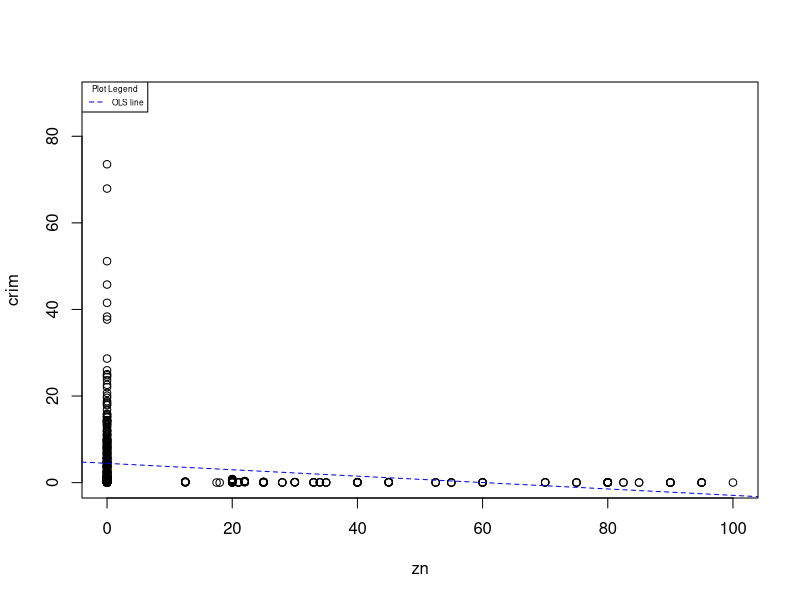
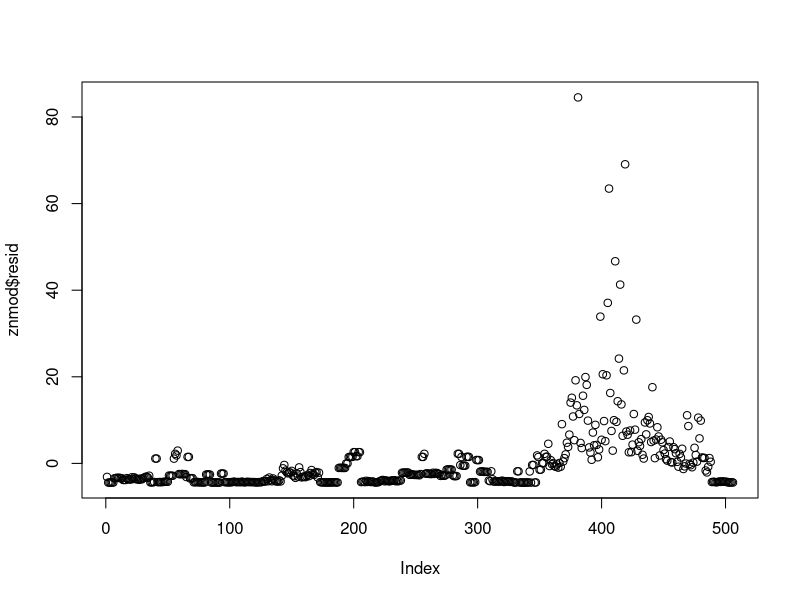
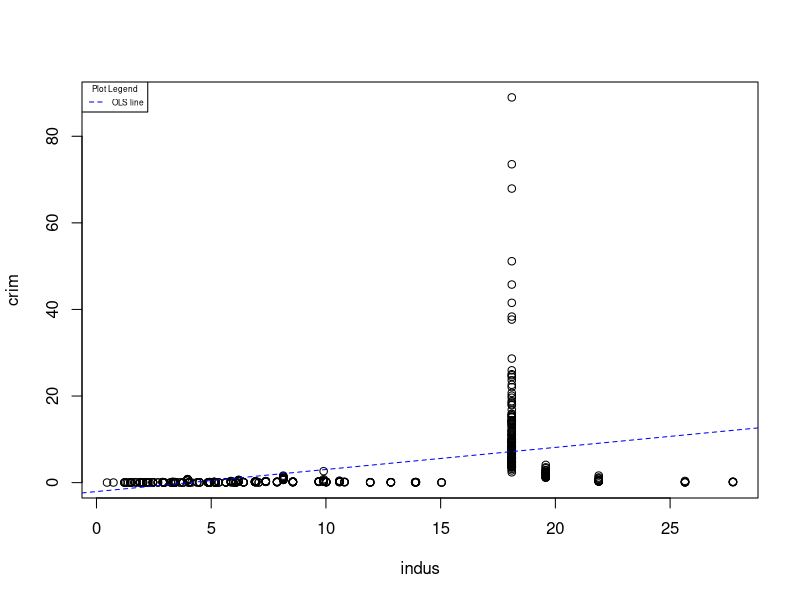
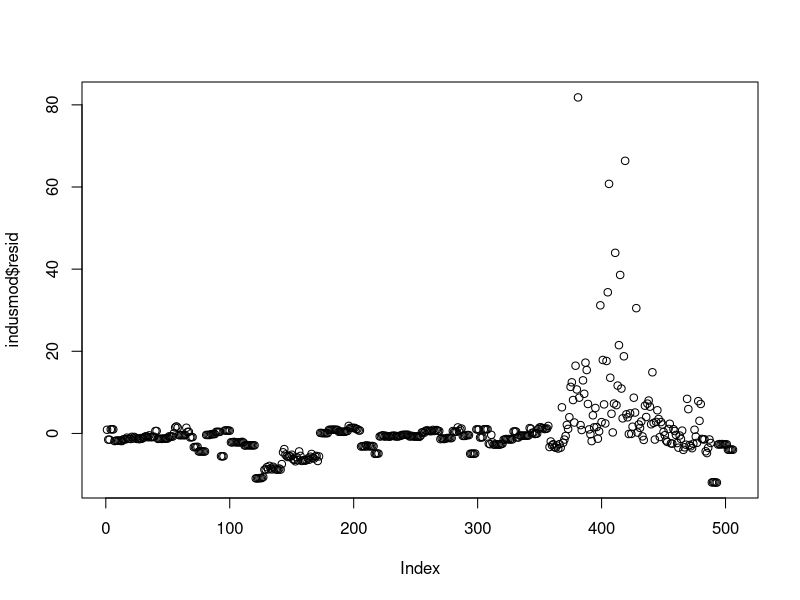
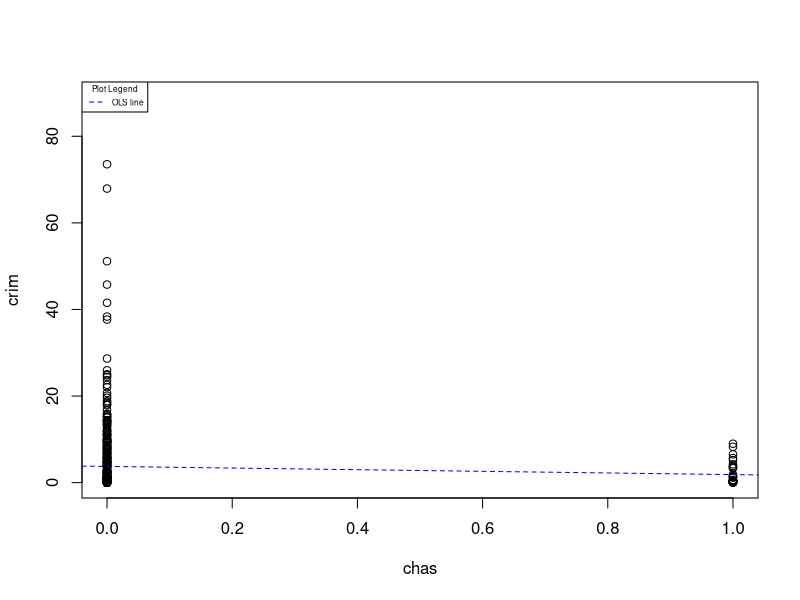
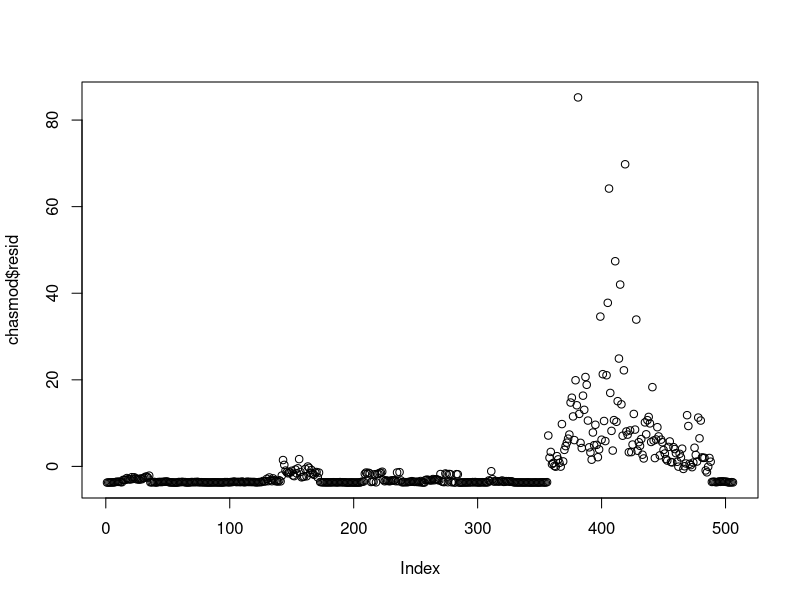
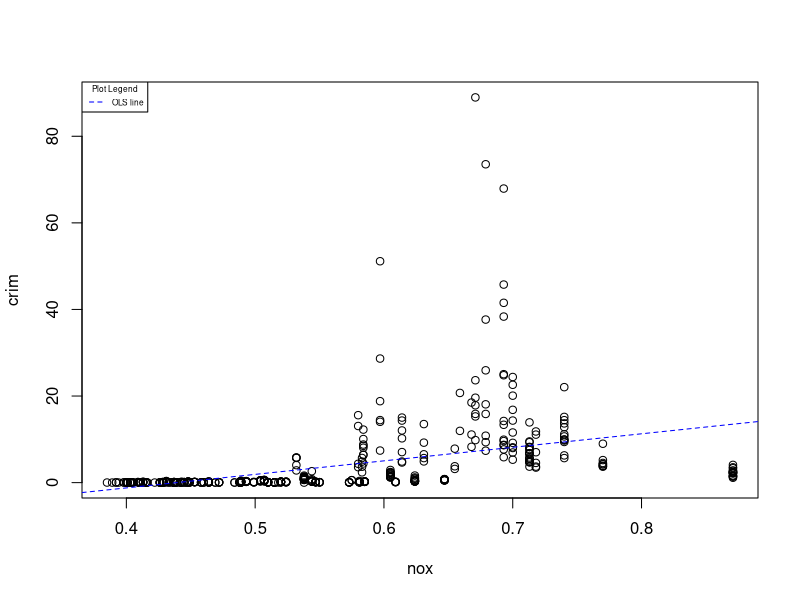
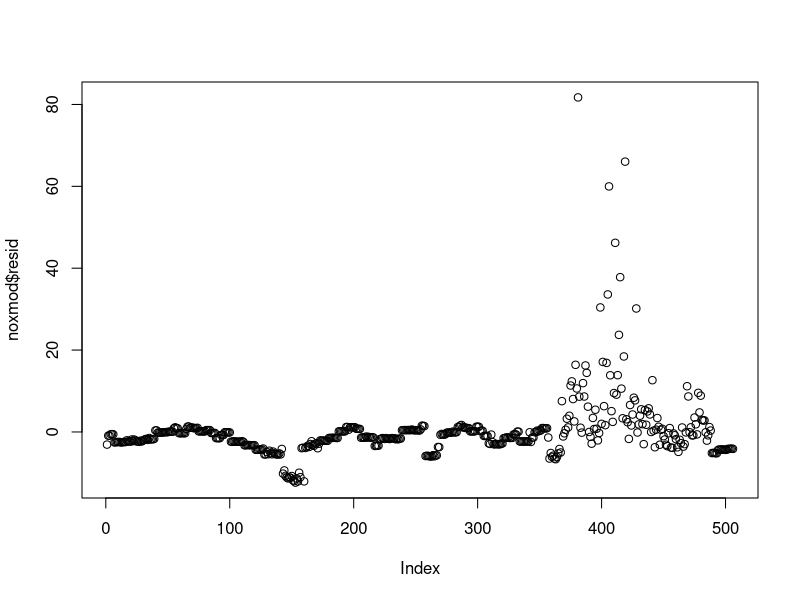

Write the R code that produced these figures, in order. (Note: this script raises an error after producing the figures.)
library(MASS)
par(mfrow=c(1,2))
summary(Boston) ; attach(Boston) 
# Univariate models
znmod <- lm(crim~zn,data=Boston)
summary(znmod) ; anova(znmod) # Significant
png('~/Dropbox/Academic notes/5 A/STAT 444/Assignments/A2/plot1.png')
plot(y=crim,x=zn) 

abline(znmod,col="blue",lty=2)
legend("topleft",title="Plot Legend",
       legend=c("OLS line"),
       lty=c(2),
       col=c("blue"),
       cex=0.5) ; dev.off() 
png('~/Dropbox/Academic notes/5 A/STAT 444/Assignments/A2/plot2.png')
plot(znmod$resid)   
dev.off()

indusmod <- lm(crim~indus,data=Boston)
summary(indusmod) ; anova(indusmod) #significant
png('~/Dropbox/Academic notes/5 A/STAT 444/Assignments/A2/plot3.png')
plot(y=crim,x=indus) 
abline(indusmod,col="blue",lty=2)
legend("topleft",title="Plot Legend",
       legend=c("OLS line"),
       lty=c(2),
       col=c("blue"),
       cex=0.5) ; dev.off() 
png('~/Dropbox/Academic notes/5 A/STAT 444/Assignments/A2/plot4.png')
plot(indusmod$resid)
dev.off()

chasmod <- lm(crim~chas,data=Boston)
summary(chasmod) ; anova(chasmod) # Insignificant
png('~/Dropbox/Academic notes/5 A/STAT 444/Assignments/A2/plot5.png')
plot(y=crim,x=chas) 

abline(chasmod,col="blue",lty=2)
legend("topleft",title="Plot Legend",
       legend=c("OLS line"),
       lty=c(2),
       col=c("blue"),
       cex=0.5) ; dev.off()
png('~/Dropbox/Academic notes/5 A/STAT 444/Assignments/A2/plot6.png')
plot(chasmod$resid) # The crime rate changes completely independently of the chas dummy variable
dev.off()

noxmod <- lm(crim~nox,data=Boston)
summary(noxmod) ; anova(noxmod) # Significant
png('~/Dropbox/Academic notes/5 A/STAT 444/Assignments/A2/plot7.png')
plot(y=crim,x=nox) 

abline(noxmod,col="blue",lty=2)
legend("topleft",title="Plot Legend",
       legend=c("OLS line"),
       lty=c(2),
       col=c("blue"),
       cex=0.5)  ; dev.off()
png('~/Dropbox/Academic notes/5 A/STAT 444/Assignments/A2/plot8.png')
plot(noxmod$resid)
dev.off()
rmmod <- lm(crim~rm,data=Boston)
summary(rmmod) ; anova(rmmod) # Significant
png('~/Dropbox/Academic notes/5 A/STAT 444/Assignments/A2/plot9.png')
plot(y=crim,x=rm) 
abline(rmmod,col="blue",lty=2)
legend("topleft",title="Plot Legend",
       legend=c("OLS line"),
       lty=c(2),
       col=c("blue"),
       cex=0.5) ; dev.off()
png('~/Dropbox/Academic notes/5 A/STAT 444/Assignments/A2/plot10.png')
plot(rmmod$resid)
dev.off()

agemod <- lm(crim~age,data=Boston)
summary(agemod) ; anova(agemod) #Significant
png('~/Dropbox/Academic notes/5 A/STAT 444/Assignments/A2/plot11.png')
plot(y=crim,x=age) 
abline(agemod,col="blue",lty=2)
legend("topleft",title="Plot Legend",
       legend=c("OLS line"),
       lty=c(2),
       col=c("blue"),
       cex=0.5) ; dev.off()
png('~/Dropbox/Academic notes/5 A/STAT 444/Assignments/A2/plot12.png')
plot(agemod$resid) ; dev.off()

dismod <- lm(crim~dis,data=Boston)
summary(dismod) ; anova(dismod) # Significant
png('~/Dropbox/Academic notes/5 A/STAT 444/Assignments/A2/plot13.png')
plot(y=crim,x=dis) 
abline(dismod,col="blue",lty=2)
legend("topleft",title="Plot Legend",
       legend=c("OLS line"),
       lty=c(2),
       col=c("blue"),
       cex=0.5)  ; dev.off()
png('~/Dropbox/Academic notes/5 A/STAT 444/Assignments/A2/plot14.png')
plot(dismod$resid) ; dev.off()

radmod <- lm(crim~rad,data=Boston)
summary(radmod) ; anova(radmod) # Significant
png('~/Dropbox/Academic notes/5 A/STAT 444/Assignments/A2/plot15.png')
plot(y=crim,x=rad) 
abline(radmod,col="blue",lty=2)
legend("topleft",title="Plot Legend",
       legend=c("OLS line"),
       lty=c(2),
       col=c("blue"),
       cex=0.5)  ; dev.off()
png('~/Dropbox/Academic notes/5 A/STAT 444/Assignments/A2/plot16.png')
plot(radmod$resid) ; dev.off()

taxmod <- lm(crim~tax,data=Boston)
summary(taxmod) ; anova(taxmod) # Significant
png('~/Dropbox/Academic notes/5 A/STAT 444/Assignments/A2/plot17.png')
plot(y=crim,x=tax) 
abline(taxmod,col="blue",lty=2)
legend("topleft",title="Plot Legend",
       legend=c("OLS line"),
       lty=c(2),
       col=c("blue"),
       cex=0.5) ; dev.off()
png('~/Dropbox/Academic notes/5 A/STAT 444/Assignments/A2/plot18.png')
plot(taxmod$resid) ; dev.off()

ptratiomod <- lm(crim~ptratio,data=Boston)
summary(ptratiomod) ; anova(ptratiomod) # Significant
png('~/Dropbox/Academic notes/5 A/STAT 444/Assignments/A2/plot19.png')
plot(y=crim,x=ptratio) 
abline(ptratiomod,col="blue",lty=2)
legend("topleft",title="Plot Legend",
       legend=c("OLS line"),
       lty=c(2),
       col=c("blue"),
       cex=0.5) ; dev.off()
png('~/Dropbox/Academic notes/5 A/STAT 444/Assignments/A2/plot20.png')
plot(ptratiomod$resid) ; dev.off()

bmod <- lm(crim~black,data=Boston)
summary(bmod) ; anova(bmod) # Significant
png('~/Dropbox/Academic notes/5 A/STAT 444/Assignments/A2/plot21.png')
plot(y=crim,x=black) ; dev.off()
abline(bmod,col="blue",lty=2)
legend("topleft",title="Plot Legend",
       legend=c("OLS line"),
       lty=c(2),
       col=c("blue"),
       cex=0.5) ; dev.off()
png('~/Dropbox/Academic notes/5 A/STAT 444/Assignments/A2/plot22.png')
plot(bmod$resid) ; dev.off()

lstatmod <- lm(crim~lstat,data=Boston)
summary(lstatmod) ; anova(lstatmod) # Significant
png('~/Dropbox/Academic notes/5 A/STAT 444/Assignments/A2/plot23.png')
plot(y=crim,x=lstat) ; dev.off()
abline(lstatmod,col="blue",lty=2)
legend("topleft",title="Plot Legend",
       legend=c("OLS line"),
       lty=c(2),
       col=c("blue"),
       cex=0.5) ; dev.off()
png('~/Dropbox/Academic notes/5 A/STAT 444/Assignments/A2/plot24.png')
plot(lstatmod$resid) ; dev.off()

medvmod <- lm(crim~medv,data=Boston)
summary(medvmod) ; anova(medvmod) # Significant
png('~/Dropbox/Academic notes/5 A/STAT 444/Assignments/A2/plot25.png')
plot(y=crim,x=medv)  ; dev.off()
abline(medvmod,col="blue",lty=2)
legend("topleft",title="Plot Legend",
       legend=c("OLS line"),
       lty=c(2),
       col=c("blue"),
       cex=0.5) ; dev.off()
png('~/Dropbox/Academic notes/5 A/STAT 444/Assignments/A2/plot26.png')
plot(medvmod$resid) ; dev.off()

# Multiple Regression model
multimod <- lm(crim~.,data=Boston)
summary(multimod)
# The variables chas, rm, age, nox, tax, lstat and ptratio were all not statistically significant in the multiple regression model. Of these, chas was the only variable initially insignificant when fit alone against crime.  This means we could reject H0 that Bj = 0 for each predictor j in {zn,indus,dis,rad,black,medv}. Of the significant variables, zn and rad are positively correlated with crime while indus, dis, black and medv were negatively correlated with crime.
beta.uni <- c(znmod$coefficients[-1],indusmod$coefficients[-1],chasmod$coefficients[-1],
              noxmod$coefficients[-1],rmmod$coefficients[-1],agemod$coefficients[-1],
              dismod$coefficients[-1],radmod$coefficients[-1],taxmod$coefficients[-1],
              ptratiomod$coefficients[-1],bmod$coefficients[-1],lstatmod$coefficients[-1],
              medvmod$coefficients[-1])
beta.multi <- multimod$coefficients[-1] 
predictors <- c("zn","indus","chas","nox","rm","age","dis","rad","tax","ptratio","b",
                "lstat","medv")
par(mfrow=c(1,2))
png('~/Dropbox/Academic notes/5 A/STAT 444/Assignments/A2/plot27.png')
plot(x=beta.uni,y=beta.multi,xlab="Univariate regression Betas",ylab="Multiple regresion Betas")
#plot(x=beta.uni[-4],y=beta.multi[-4],xlab="Univariate regression Betas without nox",ylab="Multiple regresion Betas without nox")
dev.off()
# Most coefficients looked more or less the same
# NonLinear fits
par(mfrow=c(1,1))
Boston3 <- data.frame(Boston,Boston^2,Boston^3)
znmod <- lm(crim~zn+zn.1+zn.2,data=Boston3)
summary(znmod)  # Significant linear term only
png('~/Dropbox/Academic notes/5 A/STAT 444/Assignments/A2/plot28.png')
plot(znmod$resid)   ; dev.off()

indusmod <- lm(crim~indus+indus.1+indus.2,data=Boston3)
summary(indusmod) #significant linear, quadratic and cubic terms
png('~/Dropbox/Academic notes/5 A/STAT 444/Assignments/A2/plot29.png')
plot(indusmod$resid) ; dev.off()

chasmod <- lm(crim~chas+chas.1+chas.2,data=Boston3)
summary(chasmod) # Insignificant
png('~/Dropbox/Academic notes/5 A/STAT 444/Assignments/A2/plot30.png')
plot(chasmod$resid) ; dev.off() # The crime rate changes completely independently of the chas dummy variable

noxmod <- lm(crim~nox+nox.1+nox.2,data=Boston3)
summary(noxmod) # Significant linear, quadratic and cubic terms
png('~/Dropbox/Academic notes/5 A/STAT 444/Assignments/A2/plot31.png')
plot(noxmod$resid) ; dev.off()

rmmod <- lm(crim~rm+rm.1+rm.2,data=Boston3)
summary(rmmod) # Insignificant in al three terms
png('~/Dropbox/Academic notes/5 A/STAT 444/Assignments/A2/plot32.png')
plot(rmmod$resid) ; dev.off()

agemod <- lm(crim~age+age.1+age.2,data=Boston3)
summary(agemod) #Significant quadratic and cubic terms
png('~/Dropbox/Academic notes/5 A/STAT 444/Assignments/A2/plot33.png')
plot(agemod$resid) ; dev.off()

dismod <- lm(crim~dis+dis.1+dis.2,data=Boston3)
summary(dismod) # Significant quadratic and cubic terms
png('~/Dropbox/Academic notes/5 A/STAT 444/Assignments/A2/plot34.png')
plot(dismod$resid) ; dev.off()

radmod <- lm(crim~rad+rad.1+rad.2,data=Boston3)
summary(radmod) # None of the terms are significant
png('~/Dropbox/Academic notes/5 A/STAT 444/Assignments/A2/plot35.png')
plot(radmod$resid)  ; dev.off()

taxmod <- lm(crim~tax+tax.1+tax.2,data=Boston3)
summary(taxmod) # None of the terms are significant
png('~/Dropbox/Academic notes/5 A/STAT 444/Assignments/A2/plot36.png')
plot(taxmod$resid) ; dev.off()

ptratiomod <- lm(crim~ptratio+ptratio.1+ptratio.2,data=Boston3)
summary(ptratiomod) # Significant linear, quadratic and cubic trms
png('~/Dropbox/Academic notes/5 A/STAT 444/Assignments/A2/plot37.png')
plot(ptratiomod$resid) ; dev.off()

bmod <- lm(crim~black+black.1+black.2,data=Boston3)
summary(bmod) # No non-linear relationship of significance
png('~/Dropbox/Academic notes/5 A/STAT 444/Assignments/A2/plot38.png')
plot(bmod$resid) ; dev.off()

lstatmod <- lm(crim~lstat+lstat.1+lstat.2,data=Boston3)
summary(lstatmod) # No non linar relationship of significance
png('~/Dropbox/Academic notes/5 A/STAT 444/Assignments/A2/plot39.png')
plot(lstatmod$resid) ; dev.off()

medvmod <- lm(crim~medv+medv.1+medv.2,data=Boston3)
summary(medvmod) # Significant in linear, quadratic and cubic terms
png('~/Dropbox/Academic notes/5 A/STAT 444/Assignments/A2/plot40.png')
plot(medvmod$resid) ; dev.off()

#b)
# Univariate models
znmod <- lm(medv~zn,data=Boston)
summary(znmod) # Significant
png('~/Dropbox/Academic notes/5 A/STAT 444/Assignments/A2/plot41.png')
plot(y=medv,x=zn) 
abline(znmod,col="blue",lty=2)
legend("topleft",title="Plot Legend",
       legend=c("OLS line"),
       lty=c(2),
       col=c("blue"),
       cex=0.5) ; dev.off()
png('~/Dropbox/Academic notes/5 A/STAT 444/Assignments/A2/plot42.png')
plot(znmod$resid)   ; dev.off()

indusmod <- lm(medv~indus,data=Boston)
summary(indusmod) #significant
png('~/Dropbox/Academic notes/5 A/STAT 444/Assignments/A2/plot43.png')
plot(y=medv,x=indus)  
abline(indusmod,col="blue",lty=2)
legend("topleft",title="Plot Legend",
       legend=c("OLS line"),
       lty=c(2),
       col=c("blue"),
       cex=0.5) ; dev.off()
png('~/Dropbox/Academic notes/5 A/STAT 444/Assignments/A2/plot44.png')
plot(indusmod$resid); dev.off()

chasmod <- lm(medv~chas,data=Boston)
summary(chasmod) # Significant
png('~/Dropbox/Academic notes/5 A/STAT 444/Assignments/A2/plot45.png')
plot(y=medv,x=chas) 
abline(chasmod,col="blue",lty=2)
legend("topleft",title="Plot Legend",
       legend=c("OLS line"),
       lty=c(2),
       col=c("blue"),
       cex=0.5) ; dev.off()
png('~/Dropbox/Academic notes/5 A/STAT 444/Assignments/A2/plot46.png')
plot(chasmod$resid) ; dev.off()

noxmod <- lm(medv~nox,data=Boston)
summary(noxmod) # Significant
png('~/Dropbox/Academic notes/5 A/STAT 444/Assignments/A2/plot47.png')
plot(y=medv,x=nox) 
abline(noxmod,col="blue",lty=2)
legend("topleft",title="Plot Legend",
       legend=c("OLS line"),
       lty=c(2),
       col=c("blue"),
       cex=0.5) ; dev.off()
png('~/Dropbox/Academic notes/5 A/STAT 444/Assignments/A2/plot48.png')
plot(noxmod$resid); dev.off()

rmmod <- lm(medv~rm,data=Boston)
summary(rmmod) # Significant
png('~/Dropbox/Academic notes/5 A/STAT 444/Assignments/A2/plot49.png')
plot(y=medv,x=rm) 
abline(rmmod,col="blue",lty=2)
legend("topleft",title="Plot Legend",
       legend=c("OLS line"),
       lty=c(2),
       col=c("blue"),
       cex=0.5) ; dev.off()
png('~/Dropbox/Academic notes/5 A/STAT 444/Assignments/A2/plot50.png')
plot(rmmod$resid) ; dev.off()

agemod <- lm(medv~age,data=Boston)
summary(agemod) #Significant
png('~/Dropbox/Academic notes/5 A/STAT 444/Assignments/A2/plot51.png')
plot(y=medv,x=age) 
abline(agemod,col="blue",lty=2)
legend("topleft",title="Plot Legend",
       legend=c("OLS line"),
       lty=c(2),
       col=c("blue"),
       cex=0.5) ; dev.off()
png('~/Dropbox/Academic notes/5 A/STAT 444/Assignments/A2/plot52.png')
plot(agemod$resid);dev.off()

dismod <- lm(medv~dis,data=Boston)
summary(dismod)# Significant
png('~/Dropbox/Academic notes/5 A/STAT 444/Assignments/A2/plot53.png')
plot(y=medv,x=dis) 
abline(dismod,col="blue",lty=2)
legend("topleft",title="Plot Legend",
       legend=c("OLS line"),
       lty=c(2),
       col=c("blue"),
       cex=0.5) ; dev.off()
png('~/Dropbox/Academic notes/5 A/STAT 444/Assignments/A2/plot54.png')
plot(dismod$resid);dev.off()

radmod <- lm(medv~rad,data=Boston)
summary(radmod) # Significant
png('~/Dropbox/Academic notes/5 A/STAT 444/Assignments/A2/plot55.png')
plot(y=medv,x=rad) 
abline(radmod,col="blue",lty=2)
legend("topleft",title="Plot Legend",
       legend=c("OLS line"),
       lty=c(2),
       col=c("blue"),
       cex=0.5) ; dev.off()
png('~/Dropbox/Academic notes/5 A/STAT 444/Assignments/A2/plot56.png')
plot(radmod$resid); dev.off()

taxmod <- lm(medv~tax,data=Boston)
summary(taxmod) # Significant
png('~/Dropbox/Academic notes/5 A/STAT 444/Assignments/A2/plot57.png')
plot(y=medv,x=tax) 
abline(taxmod,col="blue",lty=2)
legend("topleft",title="Plot Legend",
       legend=c("OLS line"),
       lty=c(2),
       col=c("blue"),
       cex=0.5) ; dev.off()
png('~/Dropbox/Academic notes/5 A/STAT 444/Assignments/A2/plot58.png')
plot(taxmod$resid); dev.off()

ptratiomod <- lm(medv~ptratio,data=Boston)
summary(ptratiomod) # Significant
png('~/Dropbox/Academic notes/5 A/STAT 444/Assignments/A2/plot59.png')
plot(y=medv,x=ptratio) 
abline(ptratiomod,col="blue",lty=2)
legend("topleft",title="Plot Legend",
       legend=c("OLS line"),
       lty=c(2),
       col=c("blue"),
       cex=0.5) ; dev.off()
png('~/Dropbox/Academic notes/5 A/STAT 444/Assignments/A2/plot60.png')
plot(ptratiomod$resid); dev.off()

bmod <- lm(medv~black,data=Boston)
summary(bmod) # Significant
png('~/Dropbox/Academic notes/5 A/STAT 444/Assignments/A2/plot61.png')
plot(y=medv,x=black) 
abline(bmod,col="blue",lty=2)
legend("topleft",title="Plot Legend",
       legend=c("OLS line"),
       lty=c(2),
       col=c("blue"),
       cex=0.5) ; dev.off()
png('~/Dropbox/Academic notes/5 A/STAT 444/Assignments/A2/plot62.png')
plot(bmod$resid);dev.off()

lstatmod <- lm(medv~lstat,data=Boston)
summary(lstatmod) # Significant
png('~/Dropbox/Academic notes/5 A/STAT 444/Assignments/A2/plot63.png')
plot(y=medv,x=lstat) 
abline(lstatmod,col="blue",lty=2)
legend("topleft",title="Plot Legend",
       legend=c("OLS line"),
       lty=c(2),
       col=c("blue"),
       cex=0.5) ; dev.off()
png('~/Dropbox/Academic notes/5 A/STAT 444/Assignments/A2/plot64.png')
plot(lstatmod$resid);dev.off()

crimmod <- lm(medv~crim,data=Boston)
summary(crimmod) # Significant
png('~/Dropbox/Academic notes/5 A/STAT 444/Assignments/A2/plot65.png')
plot(x=crim,y=medv) 
abline(crimmod,col="blue",lty=2)
legend("topleft",title="Plot Legend",
       legend=c("OLS line"),
       lty=c(2),
       col=c("blue"),
       cex=0.5) ; dev.off()
png('~/Dropbox/Academic notes/5 A/STAT 444/Assignments/A2/plot66.png')
plot(crimmod$resid); dev.off()

# Multiple Regression model
multimod <- lm(medv~.,data=Boston)
summary(multimod)
# The variables indus and age were not statistically significant in the multiple regression model. This means we could reject H0 that Bj = 0 for every predictor except age and indus. Of the significant variables, zn,chas,rm,rad and black are positively correlated with the median value while crim, nox, dis, tax, ptratio and lstat were negatively correlated with medv.
beta.uni <- c(znmod$coefficients[-1],indusmod$coefficients[-1],chasmod$coefficients[-1],
              noxmod$coefficients[-1],rmmod$coefficients[-1],agemod$coefficients[-1],
              dismod$coefficients[-1],radmod$coefficients[-1],taxmod$coefficients[-1],
              ptratiomod$coefficients[-1],bmod$coefficients[-1],lstatmod$coefficients[-1],
              crimmod$coefficients[-1])
beta.multi <- multimod$coefficients[-1] 
predictors <- c("zn","indus","chas","nox","rm","age","dis","rad","tax","ptratio","b",
                "lstat","medv")
par(mfrow=c(1,2))
png('~/Dropbox/Academic notes/5 A/STAT 444/Assignments/A2/plot67.png')
plot(x=beta.uni,y=beta.multi); dev.off()
png('~/Dropbox/Academic notes/5 A/STAT 444/Assignments/A2/plot67i.png')
plot(x=beta.uni[-c(4,5)],y=beta.multi[-c(4,5)],xlab="Univariate regression Betas without nox and rm",ylab="Multiple regresion Betas without nox and rm")
dev.off()
# Most coefficients looked more or less the same
# NonLinear fits
par(mfrow=c(1,1))
Boston3 <- data.frame(Boston,Boston^2,Boston^3)
znmod <- lm(medv~zn+zn.1+zn.2,data=Boston3)
summary(znmod)  # Significant in linear, quadratic and cubic terms
png('~/Dropbox/Academic notes/5 A/STAT 444/Assignments/A2/plot68.png')
plot(znmod$resid)   
dev.off()
indusmod <- lm(medv~indus+indus.1+indus.2,data=Boston3)
summary(indusmod) # Significant linear, quadratic and cubic terms
png('~/Dropbox/Academic notes/5 A/STAT 444/Assignments/A2/plot69.png')
plot(indusmod$resid);dev.off()

chasmod <- lm(medv~chas+chas.1+chas.2,data=Boston3)
summary(chasmod) # Significant linear term
png('~/Dropbox/Academic notes/5 A/STAT 444/Assignments/A2/plot70.png')
plot(chasmod$resid) ;dev.off()

noxmod <- lm(medv~nox+nox.1+nox.2,data=Boston3)
summary(noxmod) # Significant cubic term
png('~/Dropbox/Academic notes/5 A/STAT 444/Assignments/A2/plot71.png')
plot(noxmod$resid); dev.off()

rmmod <- lm(medv~rm+rm.1+rm.2,data=Boston3)
summary(rmmod) # Significant in linear, quadratic and cubic terms
png('~/Dropbox/Academic notes/5 A/STAT 444/Assignments/A2/plot72.png')
plot(rmmod$resid);dev.off()

agemod <- lm(medv~age+age.1+age.2,data=Boston3)
summary(agemod) # Insifnificant in all three terms
png('~/Dropbox/Academic notes/5 A/STAT 444/Assignments/A2/plot73.png')
plot(agemod$resid);dev.off()

dismod <- lm(medv~dis+dis.1+dis.2,data=Boston3)
summary(dismod) # Significant linear, quadratic and cubic terms
png('~/Dropbox/Academic notes/5 A/STAT 444/Assignments/A2/plot74.png')
plot(dismod$resid); dev.off()

radmod <- lm(medv~rad+rad.1+rad.2,data=Boston3)
summary(radmod) # Significant in linear, quadratic and cubic terms
png('~/Dropbox/Academic notes/5 A/STAT 444/Assignments/A2/plot75.png')
plot(radmod$resid); dev.off()

taxmod <- lm(medv~tax+tax.1+tax.2,data=Boston3)
summary(taxmod) # None of the terms are significant
png('~/Dropbox/Academic notes/5 A/STAT 444/Assignments/A2/plot76.png')
plot(taxmod$resid) ; dev.off()

ptratiomod <- lm(medv~ptratio+ptratio.1+ptratio.2,data=Boston3)
summary(ptratiomod) # No non-linear relationsip of significance
png('~/Dropbox/Academic notes/5 A/STAT 444/Assignments/A2/plot77.png')
plot(ptratiomod$resid) ; dev.off()

bmod <- lm(medv~black+black.1+black.2,data=Boston3)
summary(bmod) # No non-linear relationship of significance
png('~/Dropbox/Academic notes/5 A/STAT 444/Assignments/A2/plot78.png')
plot(bmod$resid);dev.off()

lstatmod <- lm(medv~lstat+lstat.1+lstat.2,data=Boston3)
summary(lstatmod) # Significant in linear, quadratic and cubic terms
png('~/Dropbox/Academic notes/5 A/STAT 444/Assignments/A2/plot79.png')
plot(lstatmod$resid);dev.off()

crimmod <- lm(medv~crim+crim.1+crim.2,data=Boston3)
summary(crimmod) # Significant in linear, quadratic and cubic terms
png('~/Dropbox/Academic notes/5 A/STAT 444/Assignments/A2/plot80.png')
plot(crimmod$resid); dev.off()


